Frame 1 (no input): blank canvas, image omitted
Frame 60 (no input): blank canvas, image omitted
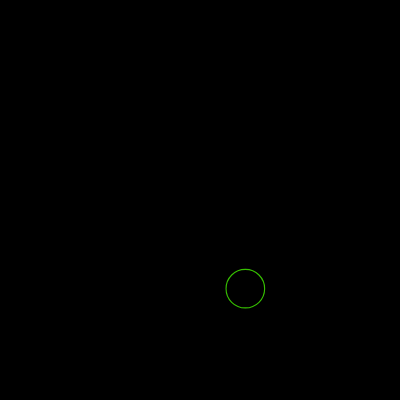
Frame 120 (the mouse pressed at the canvas centre since frame 60)

The p5.js sketch whose frames 1 and 60 were blank and that drew this single picture after the mouse press (run headless with seeded random() and noise() and a simulated clock; from frame 60 on, the mouse is pressed at the canvas centre):

// p5.js sketch
// ── sketch.js
let bolhas = [];

function setup() {
  createCanvas(400, 400);
}

function draw() {
  background(0);
  for(let i =0;i < bolhas.length;i++){
    bolhas[i].exibir();
    bolhas[i].mover();
    bolhas[i].colidir();
  }
}

//-------Criando a função click-----
function mousePressed(){
  let r = random(10,50);
  let bolha = new Bolha(mouseX, mouseY,color(random(1,255),random(1,255),0),r);
  bolhas.push(bolha);
}

// ── bolha.js
class Bolha{
  constructor(x,y,s,r){
    this.x=x;
    this.y =y;
    this.s=s;
    this.r=r;
    this.xVelocidade = random(-2,6);
    this.yVelocidade = random(2,6);
  }
  exibir(){
    stroke(this.s)
    strokeWeight(random(1,5))
    noFill();
    circle(this.x,this.y,this.r);
  }
  mover(){
    this.x += this.xVelocidade;
    this.y += this.yVelocidade;
  }
  colidir(){
    if(this.x >400 || this.x<0){
      this.xVelocidade *= -1.1;
    }
    if(this.y > 400 || this.y<0){
      this.yVelocidade *=-1.1;
    }
  }
}
